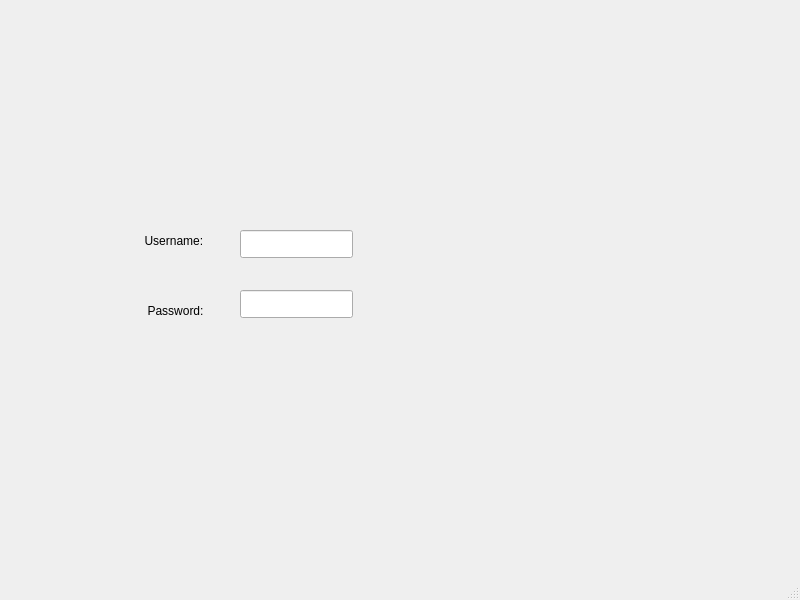
<?xml version="1.0" encoding="UTF-8"?>
<ui version="4.0">
 <class>MainWindow</class>
 <widget class="QMainWindow" name="MainWindow">
  <property name="geometry">
   <rect>
    <x>0</x>
    <y>0</y>
    <width>800</width>
    <height>600</height>
   </rect>
  </property>
  <property name="windowTitle">
   <string>MainWindow</string>
  </property>
  <widget class="QWidget" name="centralwidget">
   <widget class="QLabel" name="label">
    <property name="geometry">
     <rect>
      <x>140</x>
      <y>230</y>
      <width>71</width>
      <height>21</height>
     </rect>
    </property>
    <property name="text">
     <string>Username: </string>
    </property>
    <property name="alignment">
     <set>Qt::AlignCenter</set>
    </property>
   </widget>
   <widget class="QLabel" name="label_2">
    <property name="geometry">
     <rect>
      <x>140</x>
      <y>300</y>
      <width>71</width>
      <height>21</height>
     </rect>
    </property>
    <property name="text">
     <string>Password:</string>
    </property>
    <property name="alignment">
     <set>Qt::AlignCenter</set>
    </property>
   </widget>
   <widget class="QLineEdit" name="lineEdit">
    <property name="geometry">
     <rect>
      <x>240</x>
      <y>230</y>
      <width>113</width>
      <height>28</height>
     </rect>
    </property>
    <property name="alignment">
     <set>Qt::AlignCenter</set>
    </property>
   </widget>
   <widget class="QLineEdit" name="lineEdit_2">
    <property name="geometry">
     <rect>
      <x>240</x>
      <y>290</y>
      <width>113</width>
      <height>28</height>
     </rect>
    </property>
    <property name="alignment">
     <set>Qt::AlignCenter</set>
    </property>
   </widget>
  </widget>
  <widget class="QMenuBar" name="menubar">
   <property name="geometry">
    <rect>
     <x>0</x>
     <y>0</y>
     <width>800</width>
     <height>22</height>
    </rect>
   </property>
  </widget>
  <widget class="QStatusBar" name="statusbar"/>
 </widget>
 <resources/>
 <connections/>
</ui>
